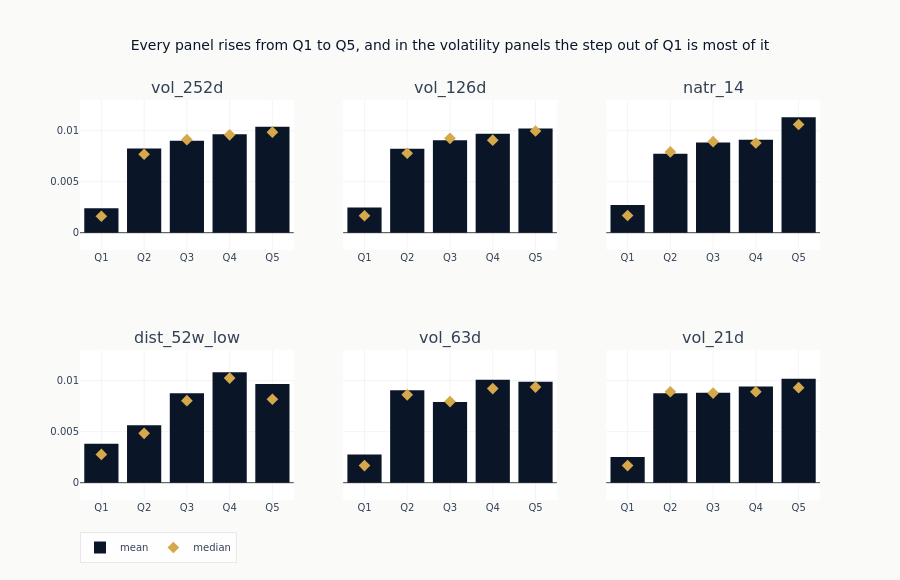

The notebook cell saved with this chart:
### Code cell
if quantile_spreads:
    n_show = min(6, len(quantile_spreads))
    feats_to_show = list(quantile_spreads.keys())[:n_show]
    n_rows_fig = (n_show + 2) // 3
    fig = make_subplots(rows=n_rows_fig, cols=3, subplot_titles=feats_to_show, shared_yaxes=True)
    for idx, feat in enumerate(feats_to_show):
        r, c = divmod(idx, 3)
        fig.add_trace(
            go.Bar(
                x=QUANTILE_LABELS,
                y=quantile_spreads[feat]["q_means"],
                marker_color=COLORS["blue"],
                name="mean",
                legendgroup="mean",
                showlegend=idx == 0,
            ),
            row=r + 1,
            col=c + 1,
        )
        fig.add_trace(
            go.Scatter(
                x=QUANTILE_LABELS,
                y=quantile_spreads[feat]["q_medians"],
                mode="markers",
                marker=dict(color=COLORS["amber"], size=9, symbol="diamond"),
                name="median",
                legendgroup="median",
                showlegend=idx == 0,
            ),
            row=r + 1,
            col=c + 1,
        )
    # One y range across the panels: the point of six panels side by side is that
    # their heights are comparable, which independent auto-scaling destroys. The
    # range is taken from the values and includes zero, rather than being made
    # symmetric, so a panel of same-signed buckets does not spend half its height
    # on empty space.
    profile_values = [
        value
        for feat in feats_to_show
        for key in ("q_means", "q_medians")
        for value in quantile_spreads[feat][key]
    ]
    lo, hi = min(0.0, min(profile_values)), max(0.0, max(profile_values))
    pad = 0.15 * (hi - lo)
    fig.update_yaxes(range=[lo - pad, hi + pad])
    fig.update_layout(
        template="ml4t",
        height=260 * n_rows_fig + 60,
        width=900,
        title_text="Every panel rises from Q1 to Q5, and in the volatility panels the step out of Q1 is most of it",
        legend=dict(orientation="h", y=-0.08),
    )
    fig.show()

### Figure 1 — Plotly figure (JSON) as saved in the notebook; plotly's stock layout.template omitted (floating-point values rounded to 4 significant figures)
{"data": [{"legendgroup": "mean", "marker": {"color": "#0a1628"}, "name": "mean", "showlegend": true, "type": "bar", "x": ["Q1", "Q2", "Q3", "Q4", "Q5"], "xaxis": "x", "y": [0.002403, 0.008247, 0.009008, 0.009658, 0.01039], "yaxis": "y"}, {"legendgroup": "median", "marker": {"color": "#D4A84B", "size": 9, "symbol": "diamond"}, "mode": "markers", "name": "median", "showlegend": true, "type": "scatter", "x": ["Q1", "Q2", "Q3", "Q4", "Q5"], "xaxis": "x", "y": [0.00161, 0.007688, 0.009115, 0.009592, 0.009848], "yaxis": "y"}, {"legendgroup": "mean", "marker": {"color": "#0a1628"}, "name": "mean", "showlegend": false, "type": "bar", "x": ["Q1", "Q2", "Q3", "Q4", "Q5"], "xaxis": "x2", "y": [0.002474, 0.00824, 0.009073, 0.009705, 0.01021], "yaxis": "y2"}, {"legendgroup": "median", "marker": {"color": "#D4A84B", "size": 9, "symbol": "diamond"}, "mode": "markers", "name": "median", "showlegend": false, "type": "scatter", "x": ["Q1", "Q2", "Q3", "Q4", "Q5"], "xaxis": "x2", "y": [0.001659, 0.007789, 0.009246, 0.009073, 0.009968], "yaxis": "y2"}, {"legendgroup": "mean", "marker": {"color": "#0a1628"}, "name": "mean", "showlegend": false, "type": "bar", "x": ["Q1", "Q2", "Q3", "Q4", "Q5"], "xaxis": "x3", "y": [0.002707, 0.007734, 0.008833, 0.009121, 0.01131], "yaxis": "y3"}, {"legendgroup": "median", "marker": {"color": "#D4A84B", "size": 9, "symbol": "diamond"}, "mode": "markers", "name": "median", "showlegend": false, "type": "scatter", "x": ["Q1", "Q2", "Q3", "Q4", "Q5"], "xaxis": "x3", "y": [0.001685, 0.007917, 0.008923, 0.008792, 0.01061], "yaxis": "y3"}, {"legendgroup": "mean", "marker": {"color": "#0a1628"}, "name": "mean", "showlegend": false, "type": "bar", "x": ["Q1", "Q2", "Q3", "Q4", "Q5"], "xaxis": "x4", "y": [0.003818, 0.005619, 0.008775, 0.01082, 0.009682], "yaxis": "y4"}, {"legendgroup": "median", "marker": {"color": "#D4A84B", "size": 9, "symbol": "diamond"}, "mode": "markers", "name": "median", "showlegend": false, "type": "scatter", "x": ["Q1", "Q2", "Q3", "Q4", "Q5"], "xaxis": "x4", "y": [0.002771, 0.004843, 0.008037, 0.01025, 0.008177], "yaxis": "y4"}, {"legendgroup": "mean", "marker": {"color": "#0a1628"}, "name": "mean", "showlegend": false, "type": "bar", "x": ["Q1", "Q2", "Q3", "Q4", "Q5"], "xaxis": "x5", "y": [0.002758, 0.009072, 0.007921, 0.01008, 0.009899], "yaxis": "y5"}, {"legendgroup": "median", "marker": {"color": "#D4A84B", "size": 9, "symbol": "diamond"}, "mode": "markers", "name": "median", "showlegend": false, "type": "scatter", "x": ["Q1", "Q2", "Q3", "Q4", "Q5"], "xaxis": "x5", "y": [0.001675, 0.008612, 0.007949, 0.009222, 0.009369], "yaxis": "y5"}, {"legendgroup": "mean", "marker": {"color": "#0a1628"}, "name": "mean", "showlegend": false, "type": "bar", "x": ["Q1", "Q2", "Q3", "Q4", "Q5"], "xaxis": "x6", "y": [0.002521, 0.008771, 0.008808, 0.009434, 0.01019], "yaxis": "y6"}, {"legendgroup": "median", "marker": {"color": "#D4A84B", "size": 9, "symbol": "diamond"}, "mode": "markers", "name": "median", "showlegend": false, "type": "scatter", "x": ["Q1", "Q2", "Q3", "Q4", "Q5"], "xaxis": "x6", "y": [0.001676, 0.008915, 0.00878, 0.008912, 0.009317], "yaxis": "y6"}], "layout": {"annotations": [{"font": {"size": 16}, "showarrow": false, "text": "vol_252d", "x": 0.1444, "xanchor": "center", "xref": "paper", "y": 1.0, "yanchor": "bottom", "yref": "paper"}, {"font": {"size": 16}, "showarrow": false, "text": "vol_126d", "x": 0.5, "xanchor": "center", "xref": "paper", "y": 1.0, "yanchor": "bottom", "yref": "paper"}, {"font": {"size": 16}, "showarrow": false, "text": "natr_14", "x": 0.8556, "xanchor": "center", "xref": "paper", "y": 1.0, "yanchor": "bottom", "yref": "paper"}, {"font": {"size": 16}, "showarrow": false, "text": "dist_52w_low", "x": 0.1444, "xanchor": "center", "xref": "paper", "y": 0.375, "yanchor": "bottom", "yref": "paper"}, {"font": {"size": 16}, "showarrow": false, "text": "vol_63d", "x": 0.5, "xanchor": "center", "xref": "paper", "y": 0.375, "yanchor": "bottom", "yref": "paper"}, {"font": {"size": 16}, "showarrow": false, "text": "vol_21d", "x": 0.8556, "xanchor": "center", "xref": "paper", "y": 0.375, "yanchor": "bottom", "yref": "paper"}], "height": 580, "legend": {"orientation": "h", "y": -0.08}, "title": {"text": "Every panel rises from Q1 to Q5, and in the volatility panels the step out of Q1 is most of it"}, "width": 900, "xaxis": {"anchor": "y", "domain": [0.0, 0.2889]}, "xaxis2": {"anchor": "y2", "domain": [0.3556, 0.6444]}, "xaxis3": {"anchor": "y3", "domain": [0.7111, 1.0]}, "xaxis4": {"anchor": "y4", "domain": [0.0, 0.2889]}, "xaxis5": {"anchor": "y5", "domain": [0.3556, 0.6444]}, "xaxis6": {"anchor": "y6", "domain": [0.7111, 1.0]}, "yaxis": {"anchor": "x", "domain": [0.625, 1.0], "range": [-0.001697, 0.01301]}, "yaxis2": {"anchor": "x2", "domain": [0.625, 1.0], "matches": "y", "range": [-0.001697, 0.01301], "showticklabels": false}, "yaxis3": {"anchor": "x3", "domain": [0.625, 1.0], "matches": "y", "range": [-0.001697, 0.01301], "showticklabels": false}, "yaxis4": {"anchor": "x4", "domain": [0.0, 0.375], "range": [-0.001697, 0.01301]}, "yaxis5": {"anchor": "x5", "domain": [0.0, 0.375], "matches": "y4", "range": [-0.001697, 0.01301], "showticklabels": false}, "yaxis6": {"anchor": "x6", "domain": [0.0, 0.375], "matches": "y4", "range": [-0.001697, 0.01301], "showticklabels": false}}}
